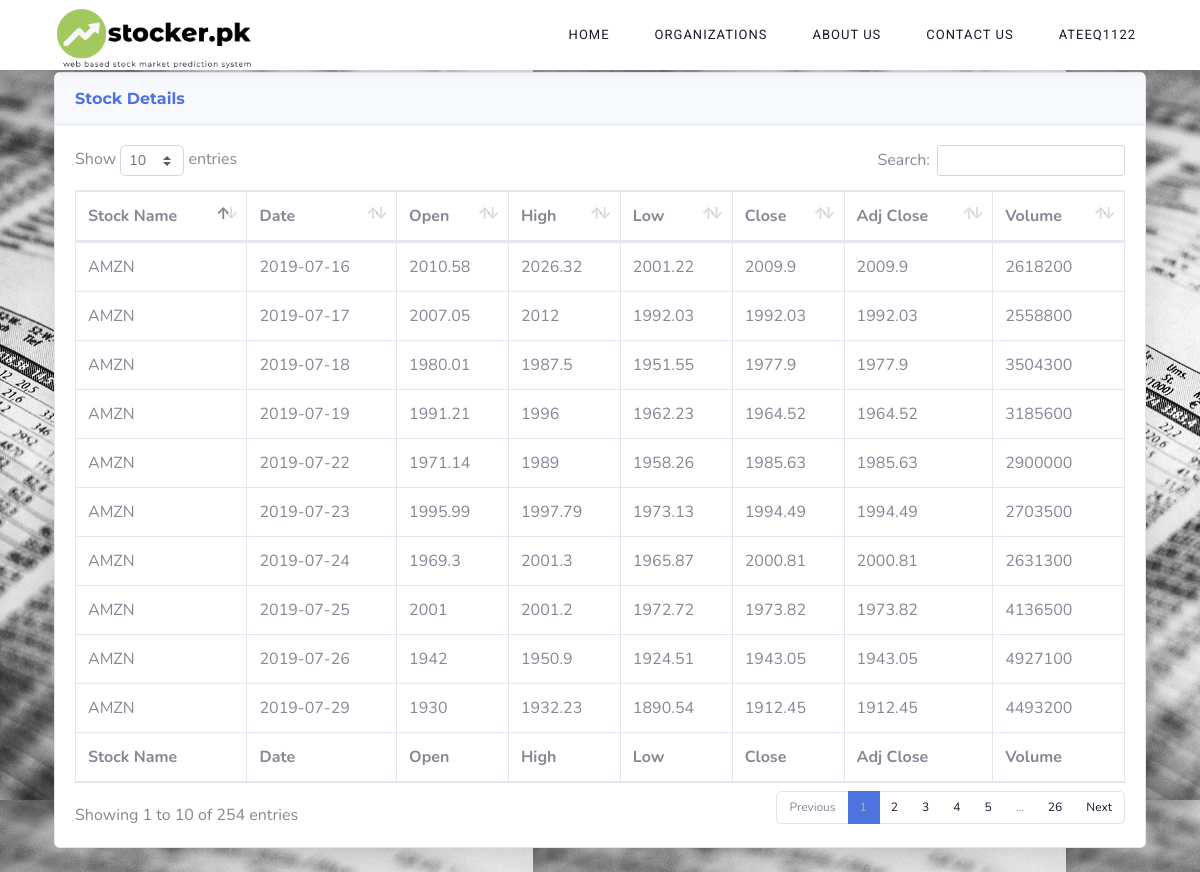
The page /user/stock.php?userId=2 (signed in) on the database its author committed.
### tables this page shows
CREATE TABLE `stockdetails` (
  `detailId` int(10) NOT NULL,
  `stockDate` date NOT NULL,
  `stockOpen` float NOT NULL,
  `stockHigh` float NOT NULL,
  `stockLow` float NOT NULL,
  `stockClose` float NOT NULL,
  `adjClose` float NOT NULL,
  `volume` float NOT NULL,
  `stockId` int(10) NOT NULL
);

CREATE TABLE `stockinfo` (
  `stockId` int(10) NOT NULL,
  `stockName` varchar(200) NOT NULL,
  `userId` int(10) NOT NULL
);

### user/stock.php (the view, shortened to what this page needs)
<?php
include('C:/xampp/htdocs/stocker.pk/config/connect.php');
if(isset($_GET['userId'])){
    $userId = $_GET['userId'];
  }
  $selectStock = "select d.stockDate,d.stockOpen,d.stockHigh,d.stockLow,d.stockClose,d.adjClose,d.volume, s.stockName from stockdetails d join stockinfo s on d.stockId = s.stockId where userId = '$userId' ";
  $resultStock = mysqli_query($con, $selectStock);
  ?>
<!DOCTYPE html>
    <html lang="en">
<head>
        <link href="http://localhost/stocker.pk/theme/css/bootstrap.min.css" rel="stylesheet" type="text/css" />
        <link href="http://localhost/stocker.pk/theme/css/magnific-popup.css" rel="stylesheet" type="text/css" />
        <link href="http://localhost/stocker.pk/theme/css/materialdesignicons.min.css" rel="stylesheet" type="text/css" />
        <link href="http://localhost/stocker.pk/theme/css/fontawesome.css" rel="stylesheet" type="text/css" />
        <link href="http://localhost/stocker.pk/theme/css/pe-icon-7-stroke.css" rel="stylesheet" type="text/css" />
        <link rel="stylesheet" href="http://localhost/stocker.pk/theme/css/owl.carousel.min.css"/>
        <link rel="stylesheet" href="http://localhost/stocker.pk/theme/css/owl.theme.css"/>
        <link rel="stylesheet" href="http://localhost/stocker.pk/theme/css/owl.transitions.css"/>
        <link rel="stylesheet" href="http://localhost/stocker.pk/theme/css/slick-theme.css"/>
        <link rel="stylesheet" href="http://localhost/stocker.pk/theme/css/slick.css"/>
        <link href="http://localhost/stocker.pk/theme/css/style.css" rel="stylesheet" type="text/css" />
        <link href="http://localhost/stocker.pk/theme/css/colors/default.css" rel="stylesheet" id="color-opt">
  <link href="http://localhost/stocker.pk/admin/vendor/fontawesome-free/css/all.min.css" rel="stylesheet" type="text/css">
  <link href="http://localhost/stocker.pk/admin/css/sb-admin-2.min.css" rel="stylesheet">
  <link href="http://localhost/stocker.pk/admin/vendor/fontawesome-free/css/all.min.css" rel="stylesheet" type="text/css">
  <link href="http://localhost/stocker.pk/admin/css/sb-admin-2.min.css" rel="stylesheet">
  <link href="http://localhost/stocker.pk/admin/vendor/datatables/dataTables.bootstrap4.min.css" rel="stylesheet">
    </head>
    <body style="background-image:url('http://localhost/stocker.pk/theme/images/black-and-white-newspaper-stock-exchange-stock-market-102152.jpg')">
        <header id="topnav" class="defaultscroll fixed-top navbar-sticky sticky">
            <div class="container">
                <div>
                    <a href="http://localhost/stocker.pk/user/" class="logo">
                        <div >
                        <img src="http://localhost/stocker.pk/theme/images/logo.png" alt="missing_logo" height="65">
                        </div>
                    </a>
                </div>
                <div id="navigation">
                    <ul class="navigation-menu">
                    <li><a href="http://localhost/stocker.pk/user/">Home</a></li>
                        <li><a href="http://localhost/stocker.pk/user/organization.php">Organizations</a></li>
                        <li><a href="">About Us</a></li>
                        <li><a href="">Contact Us</a></li>
                        <li class="has-submenu"><a href="javascript:void(0)"> <?php echo $_SESSION['userId']; ?></a><span class="submenu-arrow"></span>
                                </li>
</div>
                </div>
        </header>
        <section class="bg-home"  >
            <div class="home-center">
                <div class="home-desc-center">
                    <div class="container">
                        <div class="row pt-5 mt-4 justify-content-center">
                            <div class="col-lg-12">
           <div class="card shadow mb-4">
            <div class="card-header py-3">
              <h6 class="m-0 font-weight-bold text-primary">Stock Details</h6>
            </div>
            <div class="card-body">
              <div class="table-responsive">
                <table class="table table-bordered" id="dataTable" width="100%" cellspacing="0">
                  <thead>
                    <tr>
                    <th>Stock Name</th>
                      <th>Date</th>
                      <th>Open</th>
                      <th>High</th>
                      <th>Low</th>
                      <th>Close</th>
                      <th>Adj Close</th>
                      <th>Volume</th>
                    </tr>
                  </thead>
                  <tfoot>
                    <tr>
                      <th>Stock Name</th>
                      <th>Date</th>
                      <th>Open</th>
                      <th>High</th>
                      <th>Low</th>
                      <th>Close</th>
                      <th>Adj Close</th>
                      <th>Volume</th>
                  </tfoot>
                  <tbody>
                  <?php
                 if(mysqli_num_rows($resultStock) > 0)
                {
                  while($row = mysqli_fetch_assoc($resultStock))
                {
                  ?>
                  <tr>
                  <td><?php echo $row["stockName"]; ?></td>
                      <td><?php echo $row["stockDate"]; ?></td>
                      <td><?php echo $row["stockOpen"]; ?></td>
                      <td><?php echo $row["stockHigh"]; ?></td>
                      <td><?php echo $row["stockLow"]; ?></td>
                      <td><?php echo $row["stockClose"]; ?></td>
                      <td><?php echo $row["adjClose"]; ?></td>
                      <td><?php echo $row["volume"]; ?></td>
                    </tr>
                    <?php
                }
                }
                    ?>
                  </tbody>
                </table>
              </div>
            </div>
          </div>
                            </div>
                        </div>
                    </div>
                </div>
            </div>
        </section>
    </body>
</html>

### theme/css/style.css (style rules this page uses)
.text-primary { color: #4782d3 !important; }
.shadow { -webkit-box-shadow: -1px 3px 10px 0 rgba(0, 0, 0, 0.06) !important; box-shadow: -1px 3px 10px 0 rgba(0, 0, 0, 0.06) !important; }
body { font-family: "Roboto", sans-serif; overflow-x: hidden; font-size: 15px; color: #161c2d; }
h1, h2, h3, h4, h5, h6, .h1, .h2, .h3, .h4, .h5, .h6 { font-family: "Montserrat", sans-serif; line-height: 1.5; font-weight: 600; }
a { text-decoration: none !important; }
#topnav { position: fixed; right: 0; left: 0; top: 0; z-index: 1030; -webkit-box-shadow: -1px 3px 10px 0 rgba(0, 0, 0, 0.06); box-shadow: -1px 3px 10px 0 rgba(0, 0, 0, 0.06); border: 0; -webkit-transition: all .5s ease; transition: all .5s ease; min-height: 62px; font-family: "Roboto", sans-serif; }
#topnav .navigation-menu { float: right; list-style: none; margin: 0; padding: 0; }
#topnav .navigation-menu>li { float: left; display: block; position: relative; margin: 0 10px; }
#topnav .navigation-menu>li>a { display: block; font-size: 13px; color: #161c2d; letter-spacing: 1px; text-transform: uppercase; -webkit-transition: all .3s ease; transition: all .3s ease; padding-left: 10px; padding-right: 15px; }
#topnav .navigation-menu>li:last-of-type>a { padding-right: 0; }
#topnav .logo { float: left; color: #161c2d; }
#topnav .has-submenu { position: relative; }
.logo { -webkit-transition: all .3s ease; transition: all .3s ease; font-weight: 700; font-size: 22px; font-family: "Montserrat", sans-serif; }
.navbar-sticky { background-color: #ffffff; }
.navbar-sticky { top: 0px !important; width: 100%; }
@media (min-width: 992px) { #topnav .navigation-menu>li>a { padding-top: 25px; padding-bottom: 25px; min-height: 70px; } }
@media (min-width: 992px) { #topnav #navigation { display: block !important; } }
@media (min-width: 769px) { #topnav .logo { line-height: 70px; } }
.home-center { display: table; width: 100%; height: 100%; }
.home-center .home-desc-center { display: table-cell; vertical-align: middle; }
.bg-home { background-position: center center; height: 100vh; background-size: cover; -ms-flex-item-align: center; -ms-grid-row-align: center; align-self: center; position: relative; }

### rows shown on the page
stockdetails: stockId.stockName "AMZN", stockDate "2019-07-16", stockOpen "2010.58", stockHigh "2026.32", stockLow "2001.22", stockClose "2009.9", adjClose "2009.9", volume "2618200"
stockdetails: stockId.stockName "AMZN", stockDate "2019-07-17", stockOpen "2007.05", stockHigh "2012", stockLow "1992.03", stockClose "1992.03", adjClose "1992.03", volume "2558800"
stockdetails: stockId.stockName "AMZN", stockDate "2019-07-18", stockOpen "1980.01", stockHigh "1987.5", stockLow "1951.55", stockClose "1977.9", adjClose "1977.9", volume "3504300"
stockdetails: stockId.stockName "AMZN", stockDate "2019-07-19", stockOpen "1991.21", stockHigh "1996", stockLow "1962.23", stockClose "1964.52", adjClose "1964.52", volume "3185600"
stockdetails: stockId.stockName "AMZN", stockDate "2019-07-22", stockOpen "1971.14", stockHigh "1989", stockLow "1958.26", stockClose "1985.63", adjClose "1985.63", volume "2900000"
stockdetails: stockId.stockName "AMZN", stockDate "2019-07-23", stockOpen "1995.99", stockHigh "1997.79", stockLow "1973.13", stockClose "1994.49", adjClose "1994.49", volume "2703500"
stockdetails: stockId.stockName "AMZN", stockDate "2019-07-24", stockOpen "1969.3", stockHigh "2001.3", stockLow "1965.87", stockClose "2000.81", adjClose "2000.81", volume "2631300"
stockdetails: stockId.stockName "AMZN", stockDate "2019-07-25", stockOpen "2001", stockHigh "2001.2", stockLow "1972.72", stockClose "1973.82", adjClose "1973.82", volume "4136500"
stockdetails: stockId.stockName "AMZN", stockDate "2019-07-26", stockOpen "1942", stockHigh "1950.9", stockLow "1924.51", stockClose "1943.05", adjClose "1943.05", volume "4927100"
stockdetails: stockId.stockName "AMZN", stockDate "2019-07-29", stockOpen "1930", stockHigh "1932.23", stockLow "1890.54", stockClose "1912.45", adjClose "1912.45", volume "4493200"

### other values the page prints
$_SESSION['userId'] "ATEEQ1122"
